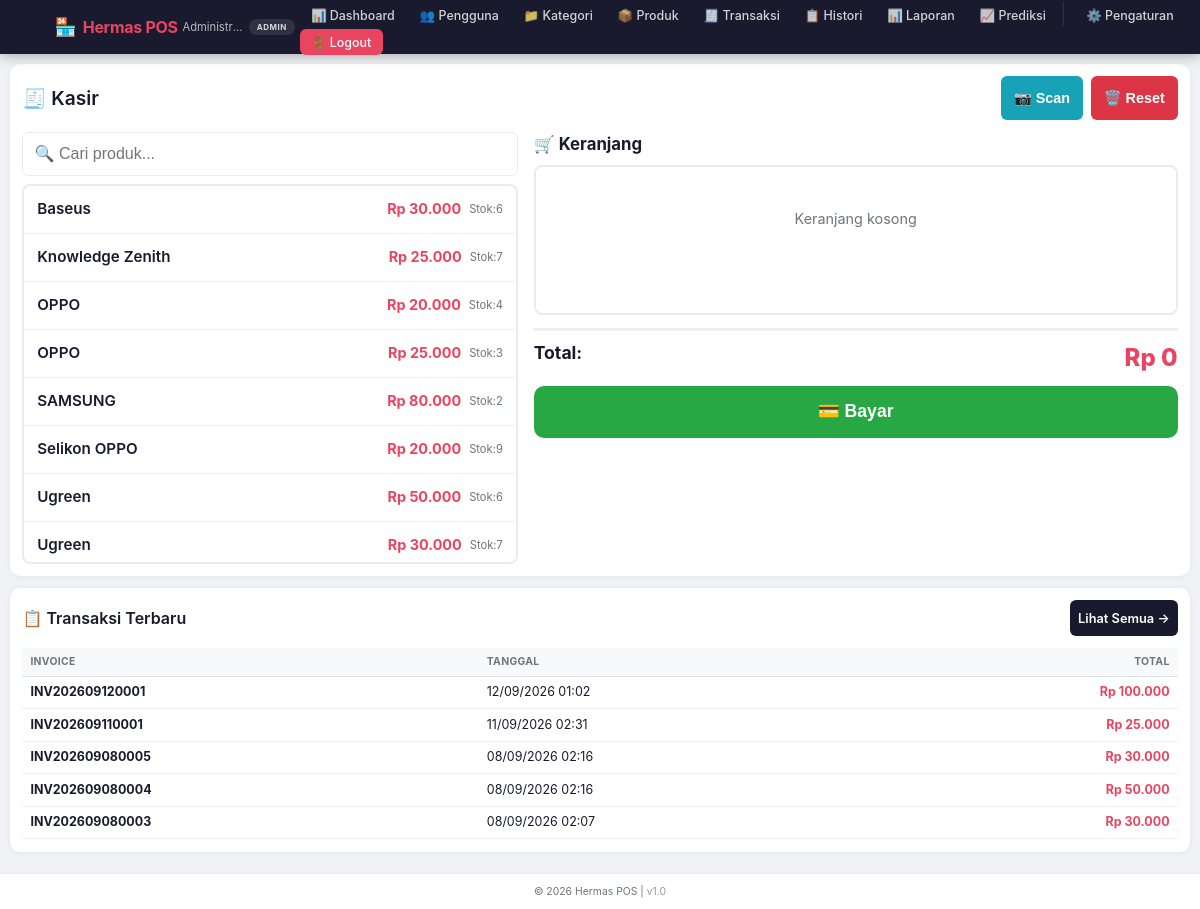
/Pages/Transactions.php (signed in), run on the app's committed database.
### tables this page shows
CREATE TABLE `products` (
  `id` int(11) NOT NULL,
  `name` varchar(100) NOT NULL,
  `category_id` int(11) DEFAULT NULL,
  `price` decimal(10,2) NOT NULL,
  `stock` int(11) DEFAULT 0,
  `barcode` varchar(50) DEFAULT NULL,
  `created_at` timestamp NOT NULL DEFAULT current_timestamp(),
  `updated_at` timestamp NOT NULL DEFAULT current_timestamp() ON UPDATE current_timestamp()
);

CREATE TABLE `transactions` (
  `id` int(11) NOT NULL,
  `user_id` int(11) NOT NULL,
  `customer_name` varchar(100) NOT NULL,
  `total_amount` decimal(10,2) NOT NULL,
  `payment_amount` decimal(10,2) NOT NULL,
  `change_amount` decimal(10,2) NOT NULL,
  `invoice_number` varchar(20) NOT NULL,
  `transaction_date` date NOT NULL,
  `created_at` timestamp NOT NULL DEFAULT current_timestamp()
);

### Pages/Transactions.php (the view, shortened to what this page needs)
<?php
require_once '../config/database.php';
$stmt = $pdo->query("
    SELECT p.*, c.name as category_name
    FROM products p
    LEFT JOIN categories c ON p.category_id = c.id
    ORDER BY p.name ASC
");
$products = $stmt->fetchAll();
$stmt = $pdo->query("SELECT * FROM transactions ORDER BY created_at DESC LIMIT 5");
$recentTransactions = $stmt->fetchAll();
?>
<?php include '../includes/header.php'; ?>
<div class="card">
    <div class="card-header">
        <div class="card-title" style="font-size:1.2rem;">🧾 Kasir</div>
        <div style="display:flex;gap:0.5rem;flex-wrap:wrap;">
            <button class="btn btn-info" onclick="openScanModal()" style="font-size:0.9rem;min-height:44px;">📷 Scan</button>
            <button class="btn btn-danger" onclick="clearCart()" style="font-size:0.9rem;min-height:44px;">🗑️ Reset</button>
        </div>
    </div>
    <div class="pos-container">
        <div>
            <div class="form-group" style="margin-bottom:0.5rem;">
                <input type="text" id="searchProduct" class="form-control" placeholder="🔍 Cari produk..." style="font-size:1rem;padding:0.5rem 0.7rem;min-height:44px;">
            </div>
            <div class="pos-products" id="productList">
                <?php foreach ($products as $p): ?>
                <div class="product-item" data-id="<?php echo $p['id']; ?>"
                     data-name="<?php echo htmlspecialchars($p['name']); ?>"
                     data-price="<?php echo $p['price']; ?>"
                     data-stock="<?php echo $p['stock']; ?>"
                     data-barcode="<?php echo htmlspecialchars($p['barcode'] ?? ''); ?>"
                     onclick="addToCart(this)">
                    <span class="name"><?php echo htmlspecialchars($p['name']); ?></span>
                    <span class="price">Rp <?php echo number_format($p['price'], 0, ',', '.'); ?></span>
                    <span class="stock-info">Stok:<?php echo $p['stock']; ?></span>
                </div>
                <?php endforeach; ?>
            </div>
        </div>
        <div>
            <h4 style="margin-bottom:0.5rem;font-size:1.05rem;font-weight:700;">🛒 Keranjang</h4>
            <div id="cart">
                <p style="text-align:center;color:#6c757d;padding:2rem;font-size:0.9rem;">Keranjang kosong</p>
            </div>
            <div style="margin-top:0.8rem;">
                <div style="display:flex;justify-content:space-between;padding:0.6rem 0;border-top:3px solid #eee;">
                    <span style="font-weight:700;font-size:1.1rem;">Total:</span>
                    <span id="totalCart" style="font-size:1.5rem;font-weight:800;color:var(--secondary);">Rp 0</span>
                </div>
                <button class="btn btn-success btn-block" onclick="processTransaction()" style="padding:0.8rem;font-size:1.1rem;min-height:52px;border-radius:10px;">
                    💳 Bayar
                </button>
            </div>
        </div>
    </div>
</div>
<div class="card">
    <div class="card-header">
        <div class="card-title" style="font-size:1rem;">📋 Transaksi Terbaru</div>
        <a href="history.php" class="btn btn-primary btn-sm" style="font-size:0.8rem;min-height:36px;">Lihat Semua →</a>
    </div>
    <div class="table-container">
        <table>
            <thead>
                <tr>
                    <th>Invoice</th>
                    <th>Tanggal</th>
                    <th style="text-align:right;">Total</th>
                </tr>
            </thead>
            <tbody>
                <?php foreach ($recentTransactions as $trx): ?>
                <tr>
                    <td><strong><?php echo $trx['invoice_number']; ?></strong></td>
                    <td><?php echo date('d/m/Y H:i', strtotime($trx['created_at'])); ?></td>
                    <td style="text-align:right;color:var(--secondary);font-weight:700;">
                        Rp <?php echo number_format($trx['total_amount'], 0, ',', '.'); ?>
                    </td>
                </tr>
                <?php endforeach; ?>
            </tbody>
        </table>
    </div>
</div>
<?php include '../includes/footer.php'; ?>

### CSS/Style.css (style rules this page uses)
* { margin: 0; padding: 0; box-sizing: border-box; }
:root { --primary: #1a1a2e; --primary-dark: #0f0f1a; --secondary: #e94560; --success: #28a745; --warning: #ffc107; --danger: #dc3545; --info: #17a2b8; --light: #f8f9fa; --dark: #1a1a2e; --gray: #6c757d; --gray-light: #e9ecef; --border-radius: 10px; --shadow: 0 1px 6px rgba(0,0,0,0.06); --transition: all 0.2s ease; }
body { font-family: -apple-system, BlinkMacSystemFont, 'Inter', 'Segoe UI', Roboto, sans-serif; background: #f0f2f5; color: #1a1a2e; min-height: 100vh; display: flex; flex-direction: column; -webkit-font-smoothing: antialiased; font-size: 16px; line-height: 1.5; }
.card { background: white; border-radius: var(--border-radius); padding: 0.8rem; box-shadow: var(--shadow); margin-bottom: 0.7rem; overflow: hidden; }
.card-header { display: flex; justify-content: space-between; align-items: center; margin-bottom: 0.7rem; flex-wrap: wrap; gap: 0.4rem; }
.card-title { font-size: 0.95rem; font-weight: 600; color: var(--primary); }
.table-container { overflow-x: auto; -webkit-overflow-scrolling: touch; }
table { width: 100%; border-collapse: collapse; font-size: 0.8rem; min-width: 400px; }
table th { background: var(--light); padding: 0.4rem 0.5rem; text-align: left; font-weight: 700; font-size: 0.65rem; text-transform: uppercase; letter-spacing: 0.3px; color: var(--gray); border-bottom: 1.5px solid #dee2e6; }
table td { padding: 0.4rem 0.5rem; border-bottom: 1px solid #f0f0f0; vertical-align: middle; font-size: 0.78rem; }
.btn { display: inline-flex; align-items: center; justify-content: center; gap: 0.3rem; padding: 0.35rem 0.8rem; border: none; border-radius: 6px; font-weight: 600; cursor: pointer; transition: var(--transition); text-decoration: none; font-size: 0.78rem; min-height: 36px; min-width: 36px; touch-action: manipulation; user-select: none; -webkit-tap-highlight-color: transparent; }
.btn-primary { background: var(--primary); color: white; }
.btn-success { background: var(--success); color: white; }
.btn-danger { background: var(--danger); color: white; }
.btn-info { background: var(--info); color: white; }
.btn-sm { font-size: 0.65rem; padding: 0.2rem 0.5rem; min-height: 28px; min-width: 28px; }
.btn-block { width: 100%; justify-content: center; }
.form-group { margin-bottom: 0.6rem; }
.form-control { width: 100%; padding: 0.4rem 0.6rem; border: 1.5px solid var(--gray-light); border-radius: 6px; font-size: 0.85rem; transition: var(--transition); min-height: 38px; background: white; -webkit-appearance: none; appearance: none; }

### Pages/Transactions.php (style rules this page uses)
.pos-container { display: grid; grid-template-columns: 1fr 1.3fr; gap: 1rem; }
.pos-products { max-height: 380px; overflow-y: auto; border: 2px solid var(--gray-light); border-radius: 8px; }
.product-item { display: flex; justify-content: space-between; align-items: center; padding: 0.7rem 0.8rem; border-bottom: 1px solid #f0f0f0; cursor: pointer; transition: var(--transition); gap: 0.5rem; min-height: 48px; }
.product-item .name { font-weight: 600; font-size: 0.95rem; flex: 1; }
.product-item .price { color: var(--secondary); font-weight: 700; font-size: 0.9rem; white-space: nowrap; }
.product-item .stock-info { font-size: 0.7rem; color: var(--gray); white-space: nowrap; }
#cart { border: 2px solid var(--gray-light); border-radius: 8px; padding: 0.6rem; min-height: 150px; max-height: 300px; overflow-y: auto; }

### data on the page
products: name "Baseus", price "30.000", stock "6"
products: name "Knowledge Zenith", price "25.000", stock "7"
products: name "OPPO", price "20.000", stock "4"
products: name "OPPO", price "25.000", stock "3"
products: name "SAMSUNG", price "80.000", stock "2"
products: name "Selikon OPPO", price "20.000", stock "9"
products: name "Ugreen", price "50.000", stock "6"
products: name "Ugreen", price "30.000", stock "7"
transactions: invoice_number "INV202609120001", created_at "12/09/2026 01:02", total_amount "100.000"
transactions: invoice_number "INV202609110001", created_at "11/09/2026 02:31", total_amount "25.000"
transactions: invoice_number "INV202609080005", created_at "08/09/2026 02:16", total_amount "30.000"
transactions: invoice_number "INV202609080004", created_at "08/09/2026 02:16", total_amount "50.000"
transactions: invoice_number "INV202609080003", created_at "08/09/2026 02:07", total_amount "30.000"

### other printed values
$_SESSION['name'] "Administr…"
$_SESSION['role'] "ADMIN"
